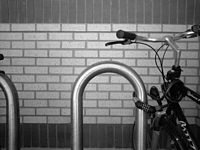
#> input picture images/org_image.jpg, 200 x 150 px
$ python main.py
#> lines starting #> are read from the running program, lines starting #| are printed output that depends on the picture
### src/rule_base.py
import numpy as np
from .performance_table import get_performance_table


class RuleBase:
    def __init__(self, number_of_partitions: int, train=True, trained_rule_base=None):
        # self.rules = np.random.randint(low=-10, high=10, size=(number_of_partitions + 1, number_of_partitions)).astype("float")
        self.performance_table = get_performance_table(number_of_partitions)

        if train:
            self.rules = np.random.randint(low=-10, high=10, size=(number_of_partitions + 1, number_of_partitions)).astype("float")
        else:
            self.rules = trained_rule_base

    def update_rules(self, er_cr_rules_number: tuple, membership: float):
        er_cr_rules_number = (er_cr_rules_number[0] - 1, er_cr_rules_number[1] - 1)
        self.rules[er_cr_rules_number] = self.rules[er_cr_rules_number] + membership * self.performance_table[er_cr_rules_number]
        # self.rules[er_cr_rule_number] = self.rules[er_cr_rule_number] + self.performance_table[
        #     er_cr_rule_number]

    def get_rules(self):
        return self.rules

    # [4 lines left out: function get_change_in_input, not called in this run]

### main.py
from src.rule_base import RuleBase
from src.data_base import DataBase

import cv2
import numpy as np

# setup original and edge_detected images:
input_image = cv2.imread('images/org_image.jpg', cv2.IMREAD_GRAYSCALE).astype("float")
#> input_image: shape (150, 200) float64; min 0, max 255, mean 112.3

G_x = np.array([[1, 0, -1], [2, 0, -2], [1, 0, -1]])
x_edge_detected_image = np.zeros((input_image.shape[0], input_image.shape[1]))
for i in range(1, input_image.shape[0] - 1):
    for j in range(1, input_image.shape[1] - 1):
        x_edge_detected_image[i, j] = np.vdot(G_x, input_image[i-1: i+2, j-1: j+2])
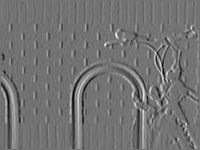
#> x_edge_detected_image: shape (150, 200) float64; min -659, max 800, mean 1.4; drawn with min black and max white

cv2.imwrite('images/x_edge_detected_image.jpg', x_edge_detected_image)
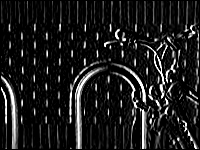
#> saved as x_edge_detected_image.jpg: shape (150, 200); min 0, max 255, mean 28.7
x_edge_detected_image_new = cv2.imread('images/x_edge_detected_image.jpg', cv2.IMREAD_GRAYSCALE).astype("float")
#> x_edge_detected_image_new: shape (150, 200) float64; min 0, max 255, mean 29


# initial 3*3 filter(as input):
edge_filter = np.random.randint(low=-5, high=5, size=(3, 3)).astype("float")

################### start train process ###################
# create rule_base:
number_of_partitions = 11
# initial rule base and database
rule_base = RuleBase(number_of_partitions)
#> (the run stopped early here; a loop or call above may not have finished)
